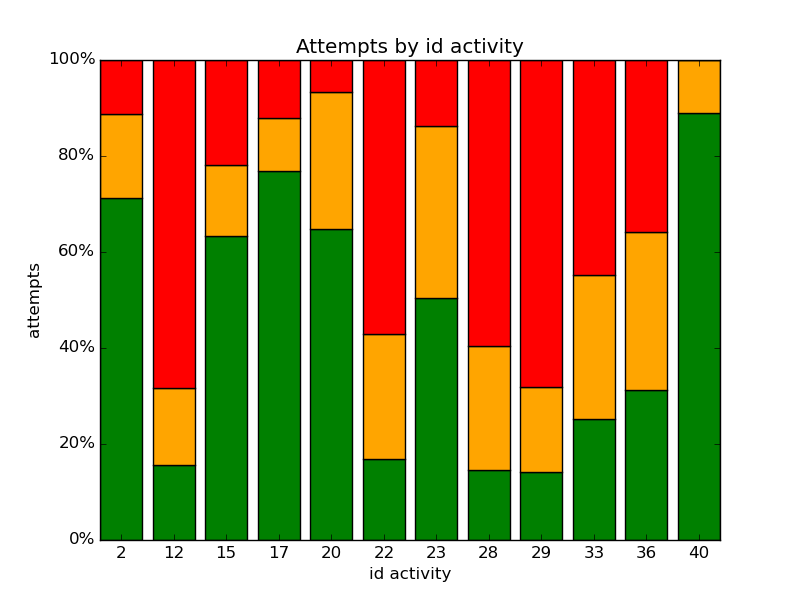

This chart was generated by the following Python code:
#!/usr/bin/env python
# -*- coding: utf-8 -*-
import matplotlib.pyplot as plt
import numpy as np
import numpy.random as rnd
import sqlite3
import matplotlib.ticker as mtick

conn = sqlite3.connect(r'student.db')
c = conn.cursor()

prep = "drop view MAX_TENTATIVE;\
				create view MAX_TENTATIVE as\
					select fk_nom_fichier, fk_id_activite, max(tentative) as tentative_max from STATS\
					where tentative > 0\
					group by fk_nom_fichier, fk_id_activite;"


req =  "select fk_id_activite, tentative_max, count(*) from MAX_TENTATIVE\
				where fk_id_activite in (2,12,15,17,20,22,23,28,29,33,36,40)\
				group by fk_id_activite, tentative_max;"\


xticks = [2,12,15,17,20,22,23,28,29,33,36,40]
x = range(len(xticks))

tentative={}
tentative[1]=[0]*len(x)
tentative[2]=[0]*len(x)
tentative[3]=[0]*len(x)
tentative['b']=[0]*len(x)
totaux=[0]*len(x)

for row in c.execute(req):
	try:	
		act=row[0]
		i_act = xticks.index(act)
		tent=row[1]
		count=row[2]
		tentative[tent][i_act]=float(count)
		totaux[i_act]+=count
	except IndexError:
		print(row)

#normalisation
for i in range(len(x)):
	for j in (1,2,3):
		try:
			tentative[j][i] = tentative[j][i] *100 / totaux[i]
		except ZeroDivisionError:
			print('tentative',j,'activité',i)

#calcul des bottoms
for i in range(len(tentative[1])):
	tentative['b'][i]=tentative[1][i]+tentative[2][i]

plt.xticks(x,xticks)

#plt.bar(stacked=True)
plt.bar(x, tentative[1], color="green", align='center')
plt.bar(x, tentative[2], color="orange", bottom=tentative[1], align='center')
plt.bar(x, tentative[3], color="red", bottom=tentative['b'], align='center')


fmt = '%.0f%%' # Format you want the ticks, e.g. '40%'
yticks = mtick.FormatStrFormatter(fmt)
ax = plt.gca()
ax.yaxis.set_major_formatter(yticks)



plt.xlabel('id activity')
plt.ylabel('attempts')

plt.title("Attempts by id activity")
plt.show()
